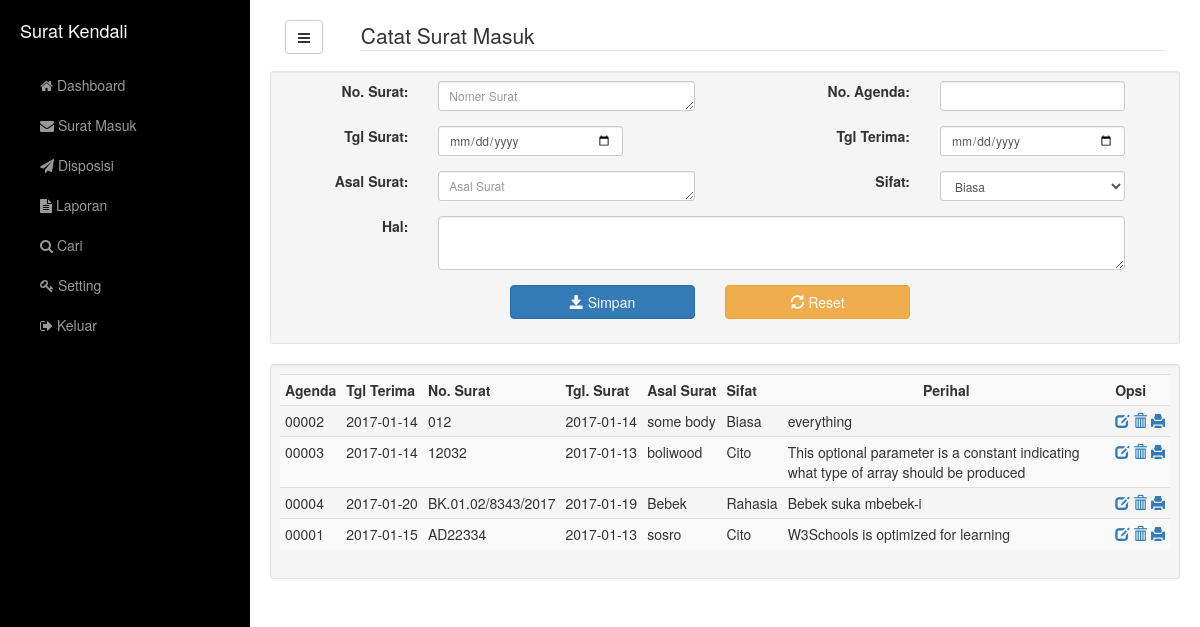
/surat.php (signed in), run on the app's committed database.
### tables this page shows
CREATE TABLE `tsurat` (
  `id` int(11) NOT NULL,
  `noagenda` varchar(5) NOT NULL,
  `nosurat` varchar(35) NOT NULL,
  `tglsurat` date NOT NULL,
  `tglterima` date NOT NULL,
  `sifat` varchar(10) NOT NULL,
  `asal` varchar(50) NOT NULL,
  `hal` text NOT NULL,
  `status` tinyint(1) DEFAULT NULL,
  `tglentri` date NOT NULL
);

### surat.php (the view, shortened to what this page needs)
<!DOCTYPE html>
<html lang="en">
<?php include('header.php');
$edit = $hapus = $noagenda = $nosurat = $tglsurat = $tglterima = $asalsurat = $sifat = $hal ='';
?>
<body>
    <div id="wrapper">
        <?php include('menu.php'); ?>
        <div id="page-content-wrapper">
            <div class="container-fluid">
				<div class="row">
					<div class="col-md-1">
						<a href="#menu-toggle" class="btn btn-default" id="menu-toggle"><i class="fa fa-bars" aria-hidden="true"></i></a>
					</div>
					<div class="col-md-11">
						<legend>Catat Surat Masuk</legend>
					</div>
				</div>
				<div class="row well well-sm">
					<form action="surat.php" method="POST" class="form-horizontal">
					<div class="form-group col-md-12">
						<label class="col-md-2 text-right" for="nosurat">No. Surat:</label>
						<div class="col-md-4">
							<textarea rows="1" name="nosurat" id="nosurat" class="form-control input-sm" placeholder="Nomer Surat"><?=$nosurat;?></textarea>
						</div>
						<label class="col-md-3 text-right" for="noagenda">No. Agenda:</label>
						<div class="col-md-3">
							<input type="text" name="noagenda" id="noagenda" class="form-control input-sm" value="<?=$noagenda; ?>" >
						</div>
					</div>
					<div class="form-group col-md-12">
						<label class="col-md-2 text-right" for="tglsurat">Tgl Surat:</label>
						<div class="col-md-3">
							<input type="date" name="tglsurat" id="tglsurat" value="<?=$tglsurat;?>" class="form-control input-sm">
						</div>
						<label class="col-md-3 col-md-offset-1 text-right" for="tglterima">Tgl Terima:</label>
						<div class="col-md-3">
							<input type="date" name="tglterima" id="tglterima" value="<?=$tglterima;?>" class="form-control input-sm">
						</div>
					</div>
					<div class="form-group col-md-12">
						<label class="col-md-2 text-right" for="asalsurat">Asal Surat:</label>
						<div class="col-md-4">
							<textarea rows="1"  name="asalsurat" id="asalsurat" class="form-control input-sm" placeholder="Asal Surat"><?=$asalsurat;?></textarea>
						</div>
						<label class="col-md-3 text-right" for="sifat">Sifat:</label>
						<div class="col-md-3">
							<select class="form-control input-sm" name="sifat" id="sifat">
								<option selected="selected">Biasa</option>
							 </select>
						</div>
					</div>
					<div class="form-group col-md-12">
						<label class="col-md-2 text-right" for="hal">Hal:</label>
						<div class="col-md-10">
							<textarea class="form-control" rows="2" name="hal" id="hal"><?=$hal;?></textarea>
						</div>
					</div>
					<div class="form-group col-md-12 ">
						<div class="col-md-3 col-md-offset-3 col-xs-6">
							<button type="submit" class="btn btn-primary  btn-block"><span class="glyphicon glyphicon-save"></span>
								<?=$edit ? 'Update' : 'Simpan';?>
							</button>
						</div>
						<div class="col-md-3 col-xs-6">
							<button type="reset" class="btn btn-warning btn-block"><span class="glyphicon glyphicon-refresh"></span> Reset</button>
						</div>
					</div>
					</form>
				</div>
				<div class="row well well-sm">
					<div class=" table-responsive">
                	<table class="table table-striped table-condensed">
						<tr>
							<th>Agenda</th>
							<th>Tgl Terima</th>
							<th class="text-nowrap">No. Surat</th>
							<th>Tgl. Surat</th>
							<th class="text-nowrap"> Asal Surat </th>
							<th>Sifat</th>
							<th class="text-center">Perihal</th>
							<th>Opsi</th>
						</tr>
						<?php
							$num_rec_per_page=10;
							if (isset($_GET["page"])) { $page  = $_GET["page"]; } else { $page=1; };
							$start_from = ($page-1) * $num_rec_per_page;
							$sql = "SELECT * FROM tsurat LIMIT $start_from, $num_rec_per_page";
							$result = $db->query($sql);
							if ($db->affected_rows > 0) {
								while ($row = $result->fetch_array(MYSQLI_ASSOC)) {
									$id=$row['id'];
									echo "<tr>";
									echo "<td>".$row['noagenda']."</td>";
									echo "<td class='text-nowrap'>".$row['tglterima']."</td>";
									echo "<td>".$row['nosurat']."</td>";
									echo "<td class='text-nowrap'>".$row['tglsurat']."</td>";
									echo "<td>".$row['asal']."</td>";
									echo "<td>".$row['sifat']."</td>";
									echo "<td>".$row['hal']."</td>";
									echo "<td class='text-nowrap'>";
									echo "<a href='surat.php?edit=$id' data-toggle=\"tooltip\" title=\"Edit\"><span class=\"glyphicon glyphicon-edit\"></span></a>" ;
									echo "<a href='surat.php?hapus=$id' data-toggle=\"tooltip\" title=\"Hapus\"><span class=\"glyphicon glyphicon-trash\" onClick=\"return confirm('Yakin menghapus data tersebut?')\"></span></a>" ;
									echo "<a href='#' data-toggle=\"tooltip\" title=\"Cetak\"><span class=\"glyphicon glyphicon-print\"></span></a>" ;
									echo "</td>";
									echo "</tr>";
								}
							}
						?>
					</table>
					</div>
                </div>
            </div>
        </div>
    </div>
</body>
</html>

### assets/css/simple-sidebar.css (style rules this page uses)
body { overflow-x: hidden; }
#wrapper { padding-left: 0; -webkit-transition: all 0.5s ease; -moz-transition: all 0.5s ease; -o-transition: all 0.5s ease; transition: all 0.5s ease; }
#page-content-wrapper { width: 100%; position: absolute; padding: 15px; }
@media (min-width:768px) { #wrapper { padding-left: 250px; } }
@media (min-width:768px) { #page-content-wrapper { padding: 20px; position: relative; } }

### data on the page
tsurat: noagenda "00002", tglterima "2017-01-14", nosurat "012", tglsurat "2017-01-14", asal "some body", sifat "Biasa", hal "everything"
tsurat: noagenda "00003", tglterima "2017-01-14", nosurat "12032", tglsurat "2017-01-13", asal "boliwood", sifat "Cito", hal "This optional parameter is a constant indicating what type of array should be produced"
tsurat: noagenda "00004", tglterima "2017-01-20", nosurat "BK.01.02/8343/2017", tglsurat "2017-01-19", asal "Bebek", sifat "Rahasia", hal "Bebek suka mbebek-i"
tsurat: noagenda "00001", tglterima "2017-01-15", nosurat "AD22334", tglsurat "2017-01-13", asal "sosro", sifat "Cito", hal "W3Schools is optimized for learning"
